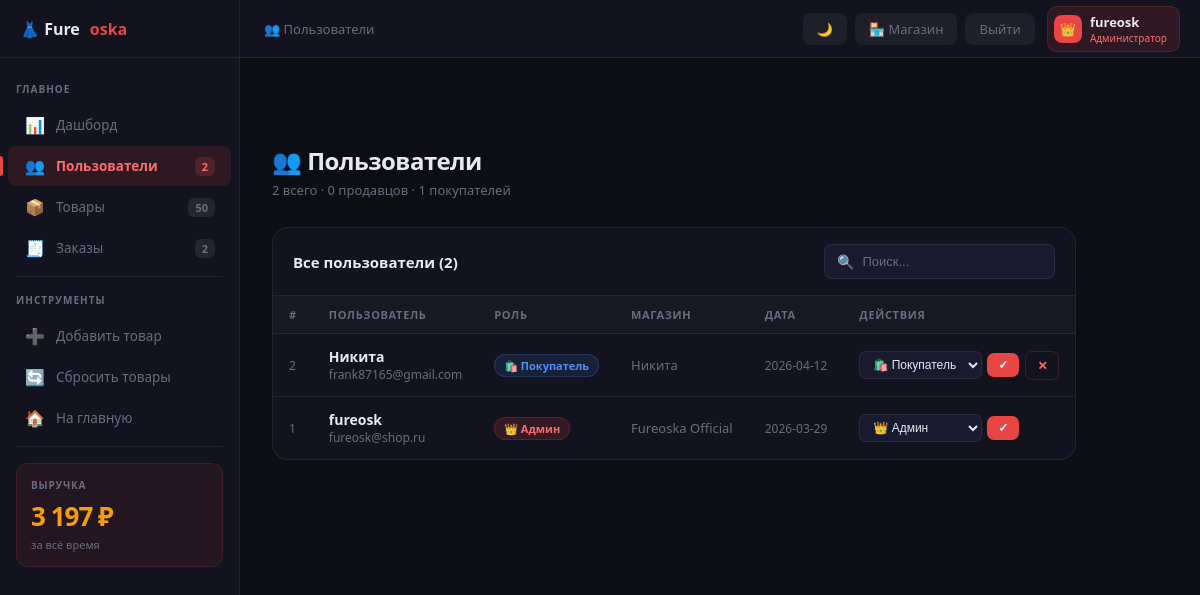
Page /admin/users (signed in) on the committed database.
### tables this page shows
CREATE TABLE users (
            id INTEGER PRIMARY KEY AUTOINCREMENT,
            username TEXT UNIQUE NOT NULL,
            email TEXT UNIQUE NOT NULL,
            password TEXT NOT NULL,
            role TEXT NOT NULL DEFAULT 'buyer',
            shop_name TEXT, shop_desc TEXT, avatar TEXT,
            created_at TEXT DEFAULT CURRENT_TIMESTAMP);

### app.py (the view)
@app.route("/admin/users")
def admin_users():
    if not admin_required(): return redirect(url_for("home"))
    conn = get_db()
    users = conn.execute("SELECT * FROM users ORDER BY created_at DESC").fetchall()
    stats = get_admin_stats(conn); conn.close()
    return render_template("admin.html",section="users",users=users,stats=stats,dark=get_dark(),user=current_user())

### app.py (called while the page is built)
def get_db():
    conn = sqlite3.connect(DB)
    conn.row_factory = sqlite3.Row
    return conn

def current_user():
    uid = session.get("user_id")
    if not uid: return None
    conn = get_db()
    user = conn.execute("SELECT * FROM users WHERE id=?",(uid,)).fetchone()
    conn.close()
    return user

def get_dark():
    return session.get("dark",False)

def admin_required():
    user = current_user()
    return user and user["role"] == "admin"

def get_admin_stats(conn):
    return {
        "users":    conn.execute("SELECT COUNT(*) FROM users").fetchone()[0],
        "sellers":  conn.execute("SELECT COUNT(*) FROM users WHERE role='seller'").fetchone()[0],
        "buyers":   conn.execute("SELECT COUNT(*) FROM users WHERE role='buyer'").fetchone()[0],
        "products": conn.execute("SELECT COUNT(*) FROM products").fetchone()[0],
        "orders":   conn.execute("SELECT COUNT(*) FROM orders").fetchone()[0],
        "revenue":  conn.execute("SELECT COALESCE(SUM(total),0) FROM orders").fetchone()[0],
    }

### templates/admin.html (shortened to what this page needs)
<!DOCTYPE html>
<html>
<head>
</head>
<body>
<header class="topbar">
    <a href="/" class="t-logo">👗 Fure<span class="dot">oska</span></a>
    <div class="t-mid">
        {% if section=='dashboard' %}📊 Дашборд
        {% elif section=='users' %}👥 Пользователи
        {% elif section in ('products','product_edit') %}📦 Товары
        {% elif section=='orders' %}🧾 Заказы{% endif %}
    </div>
    <div class="t-right">
        <a href="/toggle-theme" class="tb">{{ '☀️' if dark else '🌙' }}</a>
        <a href="/shop" class="tb">🏪 Магазин</a>
        <a href="/logout" class="tb">Выйти</a>
        <div class="t-user">
            <div class="t-av">👑</div>
            <div>
                <div class="t-name">{{ user.username }}</div>
                <div class="t-role">Администратор</div>
            </div>
        </div>
    </div>
</header>
<div style="display:flex;min-height:100vh;padding-top:58px;">
<aside class="sidebar" id="sidebar">
    <div class="nav-lbl" style="margin-top:8px;">Главное</div>
    <a href="/admin" class="nav-item {{ 'active' if section=='dashboard' else '' }}"><span class="nav-ico">📊</span>Дашборд</a>
    <a href="/admin/users" class="nav-item {{ 'active' if section=='users' else '' }}"><span class="nav-ico">👥</span>Пользователи<span class="nav-badge">{{ stats.users }}</span></a>
    <a href="/admin/products" class="nav-item {{ 'active' if section in ('products','product_edit') else '' }}"><span class="nav-ico">📦</span>Товары<span class="nav-badge">{{ stats.products }}</span></a>
    <a href="/admin/orders" class="nav-item {{ 'active' if section=='orders' else '' }}"><span class="nav-ico">🧾</span>Заказы<span class="nav-badge">{{ stats.orders }}</span></a>
    <div class="s-div"></div>
    <div class="nav-lbl">Инструменты</div>
    <a href="/add" class="nav-item"><span class="nav-ico">➕</span>Добавить товар</a>
    <a href="/admin/reset-products" class="nav-item" onclick="return confirm('Сбросить все товары?')"><span class="nav-ico">🔄</span>Сбросить товары</a>
    <a href="/" class="nav-item"><span class="nav-ico">🏠</span>На главную</a>
    <div class="s-div"></div>
    <div class="rev-box">
        <div class="rev-lbl">Выручка</div>
        <div class="rev-val">{{ "{:,}".format(stats.revenue).replace(",", " ") }} ₽</div>
        <div class="rev-sub">за всё время</div>
    </div>
</aside>
<main class="main">
<div class="content">
{% if section=='dashboard' %}
<div class="phdr">
    <div><h1>Добро пожаловать, {{ user.username }} 👋</h1><p>Обзор магазина — все данные в реальном времени</p></div>
</div>
<div class="stat-grid">
    <div class="scard"><div class="scard-top"><div class="sico r">👥</div></div><div class="sval r">{{ stats.users }}</div><div class="slbl">Пользователей</div></div>
    <div class="scard"><div class="scard-top"><div class="sico b">🏪</div></div><div class="sval b">{{ stats.sellers }}</div><div class="slbl">Продавцов</div></div>
    <div class="scard"><div class="scard-top"><div class="sico g">📦</div></div><div class="sval g">{{ stats.products }}</div><div class="slbl">Товаров</div></div>
    <div class="scard"><div class="scard-top"><div class="sico p">🧾</div></div><div class="sval p">{{ stats.orders }}</div><div class="slbl">Заказов</div></div>
    <div class="scard"><div class="scard-top"><div class="sico o">💰</div></div><div class="sval o" style="font-size:20px;">{{ "{:,}".format(stats.revenue).replace(",", " ") }}</div><div class="slbl">Выручка (₽)</div></div>
</div>
<div class="qgrid">
    <a href="/admin/users" class="qbtn pr"><span class="qico">👥</span>Пользователи</a>
    <a href="/admin/products" class="qbtn"><span class="qico">📦</span>Товары</a>
    <a href="/admin/orders" class="qbtn"><span class="qico">🧾</span>Заказы</a>
    <a href="/add" class="qbtn"><span class="qico">➕</span>Добавить товар</a>
</div>
<div class="dash-grid">
    <div class="dcard">
        <h3>🧾 Последние заказы</h3>
        {% if recent_orders %}<ul class="mlist">{% for o in recent_orders %}
        <li><div><div class="ml-name">#{{ o.id }} — {{ o.buyer_name }}</div><div class="ml-sub">{{ o.created_at[:10] }} · {{ o.status }}</div></div><div class="ml-val">{{ o.total }} ₽</div></li>
        {% endfor %}</ul>{% else %}<div class="empty-s"><div class="ei">🧾</div><p>Заказов пока нет</p></div>{% endif %}
    </div>
    <div class="dcard">
        <h3>👥 Новые пользователи</h3>
        {% if recent_users %}<ul class="mlist">{% for u in recent_users %}
        <li><div><div class="ml-name">{{ u.username }}</div><div class="ml-sub">{{ u.email }}</div></div><span class="badge badge-{{ u.role }}">{% if u.role=='admin' %}👑 Админ{% elif u.role=='seller' %}🏪 Продавец{% else %}🛍️ Покупатель{% endif %}</span></li>
        {% endfor %}</ul>{% else %}<div class="empty-s"><div class="ei">👥</div><p>Нет данных</p></div>{% endif %}
    </div>
</div>
{% elif section=='users' %}
<div class="phdr"><div><h1>👥 Пользователи</h1><p>{{ stats.users }} всего · {{ stats.sellers }} продавцов · {{ stats.buyers }} покупателей</p></div></div>
<div class="card">
    <div class="card-hdr">
        <span class="card-title">Все пользователи ({{ users|length }})</span>
        <div class="sbox"><span style="color:var(--muted)">🔍</span><input type="text" placeholder="Поиск..." oninput="filterTable('uT',this.value)"></div>
    </div>
    <table id="uT">
        <thead><tr><th>#</th><th>Пользователь</th><th>Роль</th><th>Магазин</th><th>Дата</th><th>Действия</th></tr></thead>
        <tbody>{% for u in users %}<tr>
            <td style="color:var(--muted);font-size:12px">{{ u.id }}</td>
            <td><div style="font-weight:600">{{ u.username }}</div><div style="font-size:12px;color:var(--muted)">{{ u.email }}</div></td>
            <td><span class="badge badge-{{ u.role }}">{% if u.role=='admin' %}👑 Админ{% elif u.role=='seller' %}🏪 Продавец{% else %}🛍️ Покупатель{% endif %}</span></td>
            <td style="color:var(--muted);font-size:13px">{{ u.shop_name or '—' }}</td>
            <td style="color:var(--muted);font-size:12px">{{ u.created_at[:10] }}</td>
            <td><div class="acts">
                <form method="POST" action="/admin/users/role/{{ u.id }}" class="rform">
                    <select name="role"><option value="buyer" {% if u.role=='buyer' %}selected{% endif %}>🛍️ Покупатель</option><option value="admin" {% if u.role=='admin' %}selected{% endif %}>👑 Админ</option></select>
                    <button type="submit">✓</button>
                </form>
                {% if u.role!='admin' %}<a href="/admin/users/delete/{{ u.id }}" onclick="return confirm('Удалить {{ u.username }}?')" class="act act-d">✕</a>{% endif %}
            </div></td>
        </tr>{% endfor %}</tbody>
    </table>
</div>
{% endif %}
</div>
</main>
</div>
</body>
</html>

### rows in the picture
users: username "fureosk", id "1", email "fureosk@shop.ru", shows "👑 Админ", shop_name "Fureoska Official", created_at "2026-03-29", role "👑 Админ"
users: id "2", username "Никита", email "frank87165@gmail.com", shows "🛍️ Покупатель", shop_name "Никита", created_at "2026-04-12", role "🛍️ Покупатель"

### other values in the picture
{{ '☀️' if dark else '🌙' }} "🌙"
{{ stats.users }} "2"
{{ stats.products }} "50"
{{ stats.orders }} "2"
{{ "{:,}".format(stats.revenue).replace(",", " ") }} "3 197"
{{ stats.sellers }} "0"
{{ stats.buyers }} "1"
{{ users|length }} "2"
